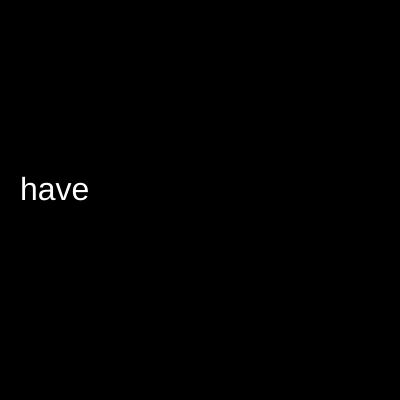
Frame 1 (no input)
Frame 60 (no input): identical to frame 1, image omitted
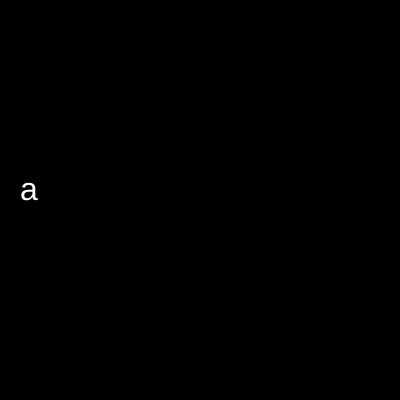
Frame 120 (the mouse pressed at the canvas centre since frame 60)

The p5.js sketch that drew these frames (run headless with seeded random() and noise() and a simulated clock; from frame 60 on, the mouse is pressed at the canvas centre):

// p5.js sketch
// ── sketch.js
var word = ["have", "a", "good", "day", ":)"]

var index = 0;

function setup() {
  createCanvas(400, 400);
}

function draw() {
  background(0);
  
  fill(255);
  textSize(32);
  //text("have", width/2, height/2);
  //text(word[0], 20, height/2);
  text(word[index], 20, height/2);
}

function mousePressed(){
  index = index + 1; //error bc you are trying to access a non-existant element
  
  //conditional to protect from that error
  if (index == 5){
    index = 0;
  }
  
  //if we want to dynamically change or continue to add more elements
  /* if (index ==word.length){
    index = 0;
  }
  */
}

/* make a list of something; maybe see if you can march through each element. try using random
*/
